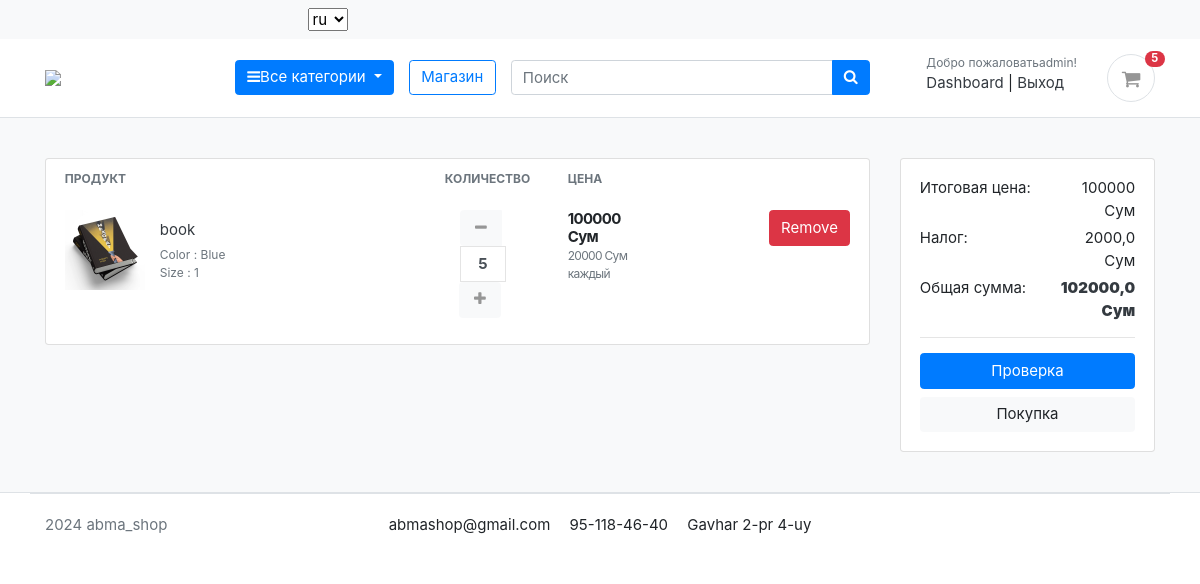
Screenshot of /cart/ (signed in) with the database file from the repository.
### accounts/models.py (models this page shows, shortened)
class Account(AbstractBaseUser):
    first_name      = models.CharField(max_length=50)
    last_name       = models.CharField(max_length=50)
    username        = models.CharField(max_length=50, unique=True)
    email           = models.EmailField(max_length=100, unique=True)
    phone_number    = models.CharField(max_length=50)
    date_joined     = models.DateTimeField(auto_now_add=True)
    last_login      = models.DateTimeField(auto_now_add=True)
    is_admin        = models.BooleanField(default=False)
    is_staff        = models.BooleanField(default=False)
    is_active        = models.BooleanField(default=False)
    is_superadmin        = models.BooleanField(default=False)
    USERNAME_FIELD = 'email'
    REQUIRED_FIELDS = ['username', 'first_name', 'last_name']
    objects = MyAccountManager()
    class Meta:
        verbose_name = _('Account')
        verbose_name_plural = _('Account')

### carts/models.py (models this page shows, shortened)
class CartItem(models.Model):
    user = models.ForeignKey(Account, on_delete=models.CASCADE, null=True)
    product = models.ForeignKey(Product, on_delete=models.CASCADE)
    variations = models.ManyToManyField(Variation, blank=True)
    cart    = models.ForeignKey(Cart, on_delete=models.CASCADE, null=True)
    quantity = models.IntegerField()
    is_active = models.BooleanField(default=True)
    def sub_total(self):
        return self.product.price * self.quantity

### store/models.py (models this page shows, shortened)
class Product(models.Model):
    product_name    = models.CharField(max_length=200, unique=True)
    slug            = models.SlugField(max_length=200, unique=True)
    description     = models.TextField(max_length=500, blank=True)
    price           = models.IntegerField()
    images          = models.ImageField(upload_to='photos/products')
    stock           = models.IntegerField()
    is_available    = models.BooleanField(default=True)
    category        = models.ForeignKey(Category, on_delete=models.CASCADE)
    created_date    = models.DateTimeField(auto_now_add=True)
    modified_date   = models.DateTimeField(auto_now=True)
    def get_url(self):
        return reverse('product_detail', args=[self.category.slug, self.slug])
    class Meta:
        verbose_name = _('Продукт')
        verbose_name_plural = _('Продукты')

class Variation(models.Model):
    product = models.ForeignKey(Product, on_delete=models.CASCADE)
    variation_category = models.CharField(max_length=100, choices=variation_category_choice)
    variation_value     = models.CharField(max_length=100)
    is_active           = models.BooleanField(default=True)
    created_date        = models.DateTimeField(auto_now=True)
    objects = VariationManager()
    class Meta:
        verbose_name = _('Вариант')
        verbose_name_plural = _('Варианты')

### carts/views.py (the view)
# urls.py: path('', views.cart, name='cart'),
def cart(request, total=0, quantity=0, cart_items=None):
    try:
        tax = 0
        grand_total = 0
        if request.user.is_authenticated:
            cart_items = CartItem.objects.filter(user=request.user, is_active=True)
        else:
            cart = Cart.objects.get(cart_id=_cart_id(request))
            cart_items = CartItem.objects.filter(cart=cart, is_active=True)
        for cart_item in cart_items:
            total += (cart_item.product.price * cart_item.quantity)
            quantity += cart_item.quantity
        tax = (2 * total)/100
        grand_total = total + tax
    except ObjectDoesNotExist:
        pass #just ignore
    context = {
        'total': total,
        'quantity': quantity,
        'cart_items': cart_items,
        'tax'       : tax,
        'grand_total': grand_total,
    }
    return render(request, 'store/cart.html', context)

### carts/context_processors.py (called while the page is built)
def counter(request):
    cart_count = 0
    if 'admin' in request.path:
        return {}
    else:
        try:
            cart = Cart.objects.filter(cart_id=_cart_id(request))
            if request.user.is_authenticated:
                cart_items = CartItem.objects.all().filter(user=request.user)
            else:
                cart_items = CartItem.objects.all().filter(cart=cart[:1])
            for cart_item in cart_items:
                cart_count += cart_item.quantity
        except Cart.DoesNotExist:
            cart_count = 0
    return dict(cart_count=cart_count)

### carts/views.py (called while the page is built)
def _cart_id(request):
    cart = request.session.session_key
    if not cart:
        cart = request.session.create()
    return cart

### category/context_processors.py (called while the page is built)
def menu_links(request):
    links = Category.objects.all()
    return dict(links=links)

### category/models.py (called while the page is built)
    def get_url(self):
            return reverse('products_by_category', args=[self.slug])

### templates/store/cart.html (shortened to what this page needs)
{% extends 'base.html' %}
{% load static %}
{% load i18n %}
{% block content %}
<section class="section-content padding-y bg">
<div class="container">
{% if not cart_items %}
	<h2 class="text-center">{% trans 'Ваша корзина для покупок пуста' %}</h2>
	<br>
	<div class="text-center">
		<a href="{% url 'store' %}" class="btn btn-primary">{% trans 'Продолжыть покупать' %}</a>
	</div>
{% else %}
<div class="row">
	<aside class="col-lg-9">
<div class="card">
<table class="table table-borderless table-shopping-cart">
<thead class="text-muted">
<tr class="small text-uppercase">
  <th scope="col">{% trans 'Продукт' %}</th>
  <th scope="col" width="120">{% trans 'Количество' %}</th>
  <th scope="col" width="120">{% trans 'Цена' %}</th>
  <th scope="col" class="text-right" width="200"> </th>
</tr>
</thead>
<tbody>
{% for cart_item in cart_items %}
<tr>
	<td>
		<figure class="itemside align-items-center">
			<div class="aside"><img src="{{ cart_item.product.images.url }}" class="img-sm"></div>
			<figcaption class="info">
				<a href="{{ cart_item.product.get_url }}" class="title text-dark">{{ cart_item.product.product_name }}</a>
				<p class="text-muted small">
					{% if cart_item.variations.all %}
						{% for item in cart_item.variations.all %}
							{{ item.variation_category | capfirst }} : {{ item.variation_value | capfirst }} <br>
						{% endfor %}
					{% endif %}
				</p>
			</figcaption>
		</figure>
	</td>
	<td>
					<div class="col">
						<div class="input-group input-spinner">
							<div class="input-group-prepend">
							<a href="{% url 'remove_cart' cart_item.product.id cart_item.id %}" class="btn btn-light" type="button" id="button-plus"> <i class="fa fa-minus"></i> </a>
							</div>
							<input type="text" class="form-control"  value="{{ cart_item.quantity }}">
							<div class="input-group-append">
								<form action="{% url 'add_cart' cart_item.product.id %}" method="POST">
									<button class="btn btn-light" type="submit" id="button-minus"> <i class="fa fa-plus"></i> </button>
								</form>
							</div>
						</div>
					</div>
	</td>
	<td>
		<div class="price-wrap">
			<var class="price">{{ cart_item.sub_total }} Сум</var>
			<small class="text-muted">{{ cart_item.product.price }} {% trans 'Сум каждый' %} </small>
		</div>
	</td>
	<td class="text-right">
	<a href="{% url 'remove_cart_item' cart_item.product.id cart_item.id %}" onclick="return confirm('Are you sure you want to delete this item?')" class="btn btn-danger"> Remove</a>
	</td>
</tr>
{% endfor %}
</tbody>
</table>
</div>
	</aside>
	<aside class="col-lg-3">
		<div class="card">
		<div class="card-body">
			<dl class="dlist-align">
			  <dt>{% trans 'Итоговая цена:' %}</dt>
			  <dd class="text-right">{{total}} Сум</dd>
			</dl>
			<dl class="dlist-align">
			  <dt>{% trans 'Налог:' %}</dt>
			  <dd class="text-right">{{tax}} Сум</dd>
			</dl>
			<dl class="dlist-align">
			  <dt>{% trans 'Общая сумма:' %}</dt>
			  <dd class="text-right text-dark b"><strong> {{grand_total}} Сум</strong></dd>
			</dl>
			<hr>
			<a href="{% url 'checkout' %}" class="btn btn-primary btn-block"> {% trans 'Проверка' %} </a>
			<a href="{% url 'store' %}" class="btn btn-light btn-block">{% trans 'Покупка' %}</a>
		</div>
		</div>
</aside>
</div>
{% endif %}
</div>
</section>
{% endblock %}

### templates/includes/navbar.html (shortened to what this page needs)
{% load static %}
{% load i18n %}
<header class="section-header">
    <link href="https://stackpath.bootstrapcdn.com/bootstrap/4.5.2/css/bootstrap.min.css" rel="stylesheet">
    <head>
        <link href="https://stackpath.bootstrapcdn.com/bootstrap/4.5.2/css/bootstrap.min.css" rel="stylesheet">
    </head>
    <nav class="navbar navbar-expand-lg navbar-light bg-light">
        <div class="collapse navbar-collapse" id="navbarTop4">
            <ul class="navbar-nav mr-auto">
              <li class="dropdown" id="language-switcher">
        <form action="{% url 'set_language' %}" method="post">
            <select class="selectpicker" name="language" style="width: auto;" onchange="this.form.submit()">
              {% get_current_language as LANGUAGE_CODE %}
              {% get_available_languages as LANGUAGES %}
              {% get_language_info_list for LANGUAGES as languages %}
              {% for language in languages %}
                  <option
                    value="{{ language.code }}"
                    {% if language.code == LANGUAGE_CODE %} selected="selected"{% endif %}
                    data-content='<img src="/static/img/flags/{{ language.code }}.png">
                    <span style="display:inline-block; width:100px; padding-left: 10px; text-shadow:none">
                      {{ language.name_local }}
                    </span>'>
                    {{ language.code }}
                  </option>
              {% endfor %}
            </select>
        </form>
    </li>
            </ul>
        </div>
    </nav>
    <section class="header-main border-bottom">
        <div class="container">
            <div class="row align-items-center">
                <div class="col-lg-2 col-md-3 col-6">
                    <a class="brand-wrap" href="{% url 'home' %}">
                        <img class="logo" src="{% static './images/logo.png' %}">
                    </a>
                </div>
                <div class="col-lg col-sm col-md col-6 flex-grow-0">
                    <div class="category-wrap dropdown d-inline-block float-right">
                        <button class="btn btn-primary dropdown-toggle" data-toggle="dropdown" type="button">
                            <i class="fa fa-bars"></i>{% trans 'Все категории' %}
                        </button>
                    </div>
                </div>
                <a class="btn btn-outline-primary" href="{% url 'store' %}">{% trans 'Магазин' %}</a>
                <div class="col-lg  col-md-6 col-sm-12 col">
                    <form action="{% url 'search' %}" class="search" method='GET'>
                        <div class="input-group w-100">
                            <input class="form-control" name="keyword" placeholder="{% trans 'Поиск' %}" style="width:60%;"
                                   type="text">
                            <div class="input-group-append">
                                <button class="btn btn-primary" type="submit">
                                    <i class="fa fa-search"></i>
                                </button>
                            </div>
                        </div>
                    </form>
                </div>
                <div class="col-lg-3 col-sm-6 col-8 order-2 order-lg-3">
                    <div class="d-flex justify-content-end mb-3 mb-lg-0">
                        {% if user.id is None %}
                        <div class="widget-header">
                            <small class="title text-muted">{% trans 'Желанный гость!' %}</small>
                            <div>
                                <a href="{% url 'login' %}">{% trans 'Войти' %}</a> <span class="dark-transp"> | </span>
                                <a href="{% url 'register' %}">{% trans 'Зарегистрировать' %} </a>
                            </div>
                        </div>
                        {% else %}
                        <div class="widget-header">
                            <small class="title text-muted">{% trans 'Добро пожаловать' %}{{user.first_name}}!</small>
                            <div>
                                <a href="{% url 'dashboard' %}">Dashboard</a> <span class="dark-transp"> | </span>
                                <a href="{% url 'logout' %}"> {% trans 'Выход' %}</a>
                            </div>
                        </div>
                        {% endif %}
                        <a class="widget-header pl-3 ml-3" href="{% url 'cart' %}">
                            <div class="icon icon-sm rounded-circle border"><i class="fa fa-shopping-cart"></i></div>
                            <span class="badge badge-pill badge-danger notify">{{cart_count}}</span>
                        </a>
                    </div>
                </div>
            </div>
        </div>
    </section>
</header>

### static/css/ui.css (style rules this page uses)
html { font-family: "Inter", sans-serif; font-size: 15px; }
.price-wrap { letter-spacing: -0.7px; }
.icon-xs, .icon-sm, .icon-md, .icon-lg { display: inline-block; text-align: center; flex-shrink: 0; flex-grow: 0; }
.icon-sm { width: 48px; height: 48px; line-height: 48px !important; font-size: 20px; }
.img-xs, .img-sm, .img-md, .img-lg { -o-object-fit: cover; object-fit: cover; flex-shrink: 0; flex-grow: 0; }
.img-sm { width: 80px; height: 80px; }
.padding-y { padding-top: 40px; padding-bottom: 40px; }
var { font-style: normal; }
figure { margin-bottom: 0; }
.bg { background-color: #f8f9fa; }
.b { font-weight: 600; }
p:last-child { margin-bottom: 0; }
.header-main { position: relative; padding-top: 1rem; padding-bottom: 1rem; }
.brand-wrap .logo, .navbar-brand .logo { margin-right: 7px; max-height: 42px; display: inline-block; }
.widget-header { display: inline-block; vertical-align: middle; position: relative; }
.widget-header a { color: #343a40; }
.widget-header i { color: #969696; }
.widget-header .title { display: block; }
.widget-header .notify { position: absolute; top: -3px; right: -10px; }
.btn-light { background-color: #fff; border-color: #e4e4e4; }
.btn-light i { color: #969696; }
.itemside { position: relative; display: flex; width: 100%; }
.itemside .aside { position: relative; flex-shrink: 0; }
.itemside .info { padding-left: 15px; padding-right: 7px; }
.itemside p { margin-bottom: 0; }
.itemside .title { display: block; margin-bottom: 5px; color: #212529; }
[class*=dlist-] { margin-bottom: 5px; }
[class*=dlist-] dd { margin-bottom: 0; }
.dlist-align { display: flex; }
.dlist-align dt { width: 150px; word-wrap: break-word; font-weight: normal; }
.dlist-align dd { flex-grow: 1; }
.notify { position: absolute; top: -4px; right: -10px; display: inline-block; padding: 0.25em 0.6em; font-size: 12px; line-height: 1; text-align: center; border-radius: 3rem; color: #fff; background-color: #fa3434; }
.price { font-weight: 600; color: #212529; }
.input-spinner { width: 125px; flex-wrap: nowrap; display: inline-flex; vertical-align: middle; }
.input-spinner input.form-control { text-align: center; max-width: 46px; font-weight: bold; flex-basis: 46px; border-color: #e4e4e4; flex-grow: 0; }
.input-spinner .btn { width: 42px; text-align: center; padding-left: 0.5rem; padding-right: 0.5rem; }
.table-shopping-cart.table td, .table-shopping-cart.table th { padding-left: 1.25rem; padding-right: 1.25rem; }
.table-shopping-cart .price-wrap { line-height: 1.2; }
.table-shopping-cart .price { font-weight: bold; margin-right: 5px; display: block; }

### rows the page displays
Account: first_name "admin"
CartItem: product.images (picture), product.product_name "book", quantity "5", sub_total "100000", product.price "20000"
Variation: variation_category "Color", variation_value "Blue"
Variation: variation_category "Size", variation_value "1"

### other values shown
{{ cart_count }} "5"
{{ total }} "100000"
{{ tax }} "2000,0"
{{ grand_total }} "102000,0"
form field language "ru"
